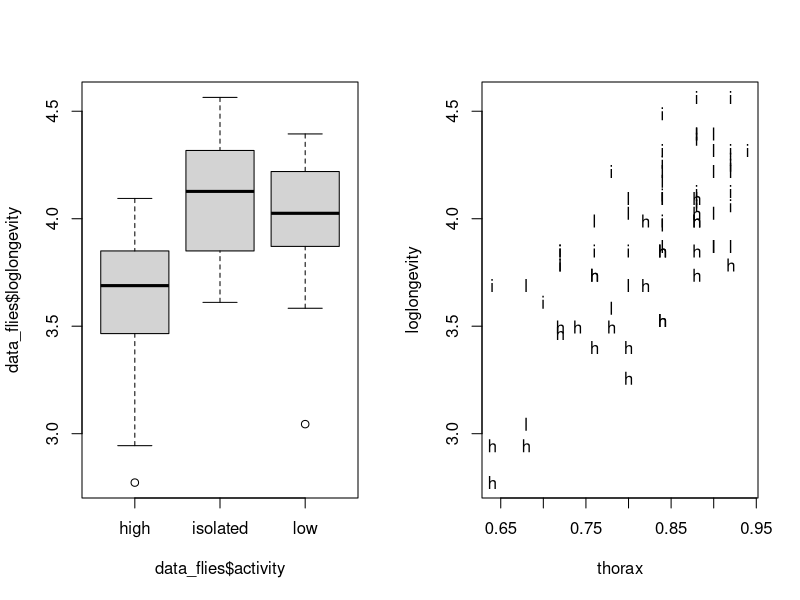
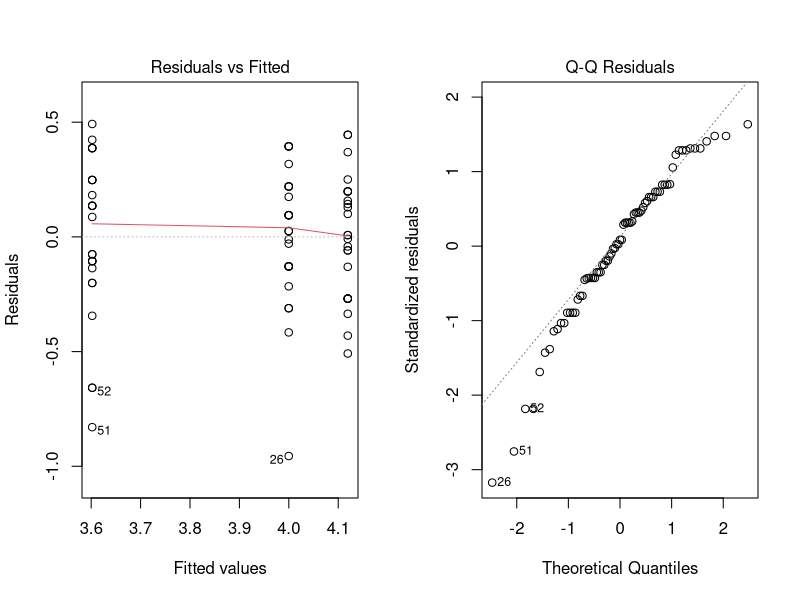
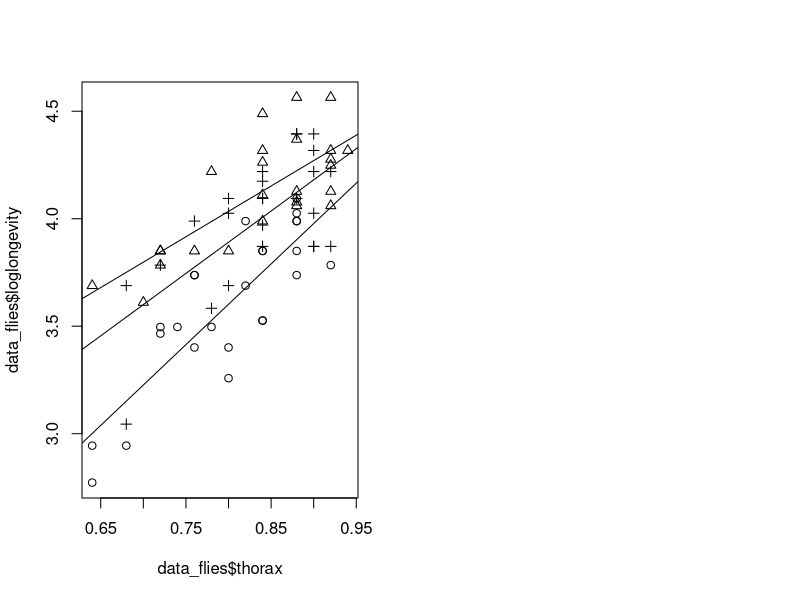
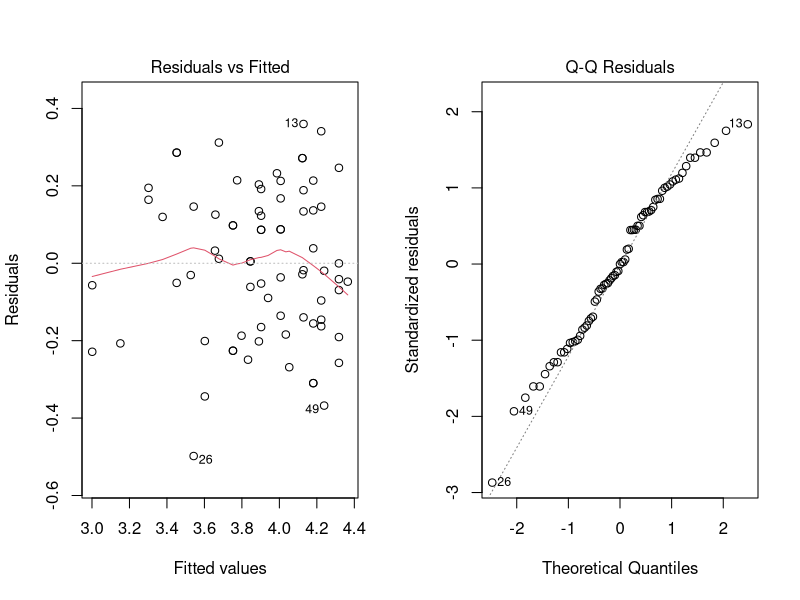
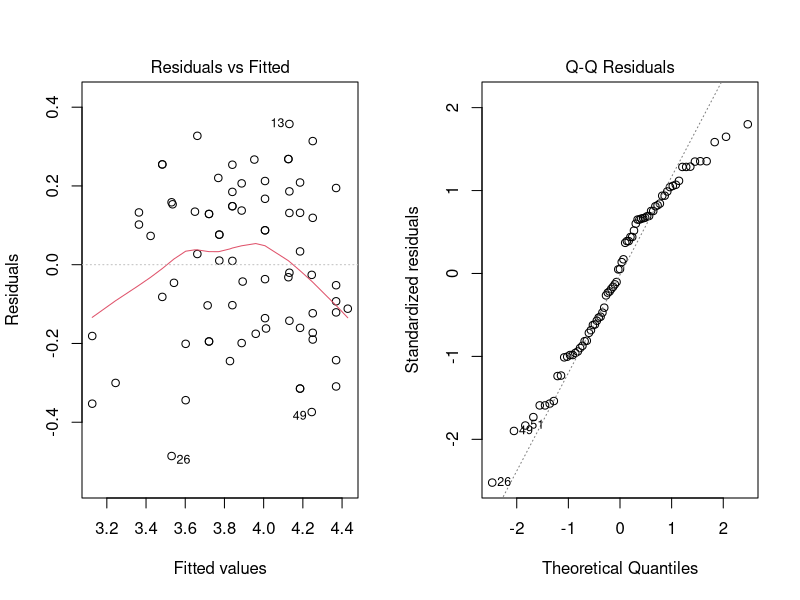
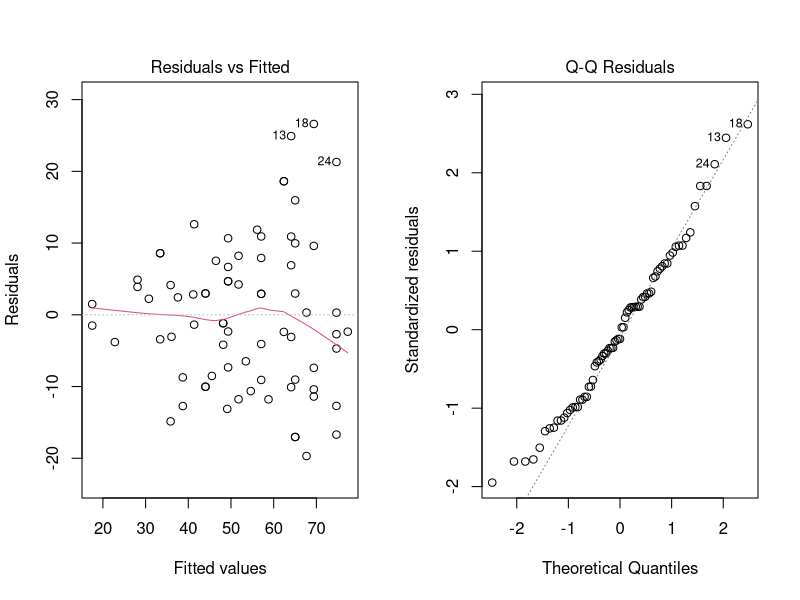
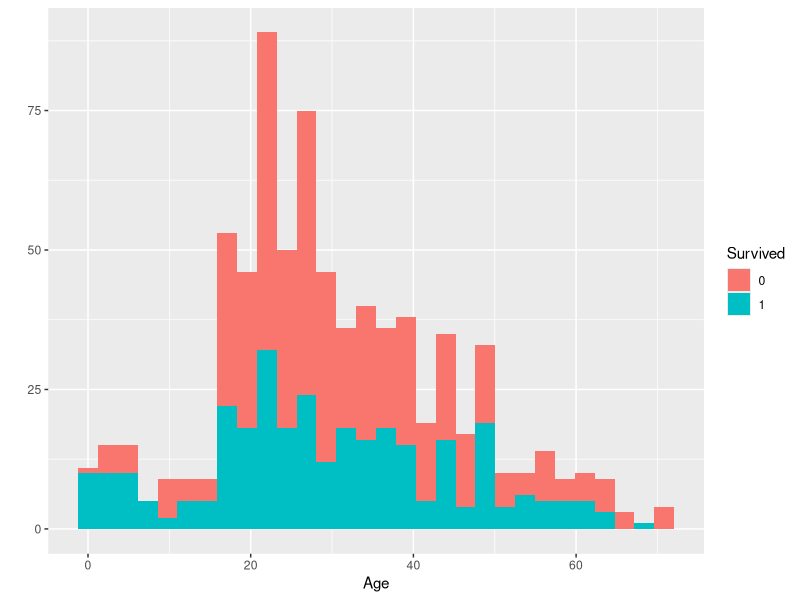
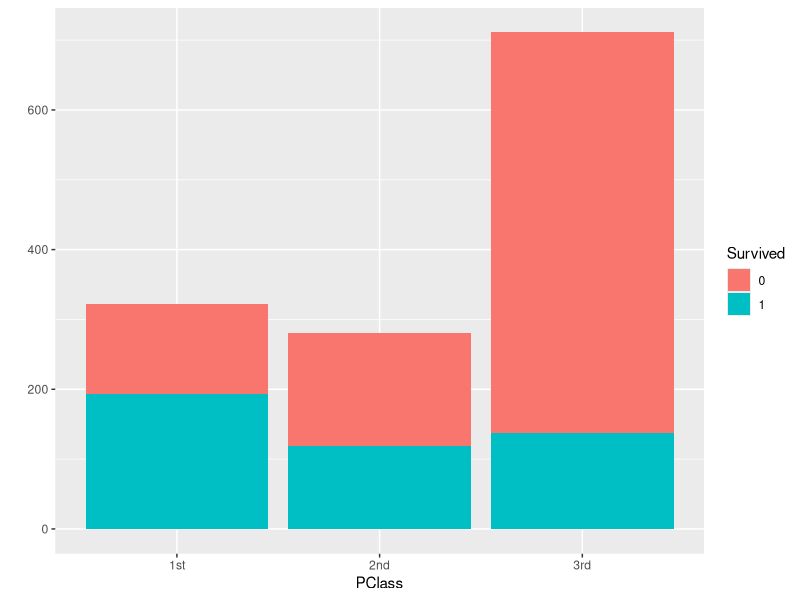

Recreate these plots in R, in order.
## ---- chunk 1
library(tidyverse)
library(rstudioapi)
library(lme4)
library(car)

knitr::opts_chunk$set(echo = TRUE)
setwd(dirname(getActiveDocumentContext()$path))
# round numbers to 3 digits
options(digits = 3)
## ---- chunk 2
data_flies <- read.table(file="data/fruitflies.txt", header=TRUE)
data_flies$activity <- as.factor(data_flies$activity)
# add loglongevity
data_flies <- data_flies %>% mutate(loglongevity = log(longevity))
# make informative plot - boxplot
par(mfrow=c(1,2));
plot(data_flies$loglongevity~data_flies$activity)
plot(loglongevity~thorax,pch=as.character(activity), data=data_flies)
## ---- chunk 3
# perform test to see if sexual activity has an effect on longevity
model <- lm(loglongevity~activity, data = data_flies) # prepare model
par(mfrow=c(1,2)); plot(model, 1); plot(model, 2) # investigate normality
# perform one-way ANOVA
anova(model); summary(model)$coefficients
## ---- chunk 4
# perform additive ANCOVA analysis
model_1 <- lm(loglongevity~thorax+activity, data = data_flies) # prepare model
anova(model_1); table <- summary(model_1)$coefficients; table
# extract model's parameter
intercept <- table[,1][1]; beta <- table[,1][2]
alpha_high <- 0; alpha_low <- table[,1][4]
alpha_isolated <- table[,1][3]
# calculate mean thorax
mean_thorax <- mean(data_flies$thorax)
# calculate estimates
estimate_high <- exp(1)**(intercept + alpha_high + beta * mean_thorax)
estimate_low <- exp(1)**(intercept + alpha_low + beta * mean_thorax)
estimate_isolated <- exp(1)**(intercept + alpha_isolated + beta * mean_thorax)
estimates <- c(estimate_isolated, estimate_low, estimate_high)
activity_levels <- unique(as.character(data_flies$activity))
knitr::kable(data.frame(Activity = activity_levels,
                           `Longevity estimate` = estimates),
             caption = "Longevity estimates for average thorax fruit fly")
## ---- chunk 5
plot(data_flies$loglongevity~data_flies$thorax,pch=unclass(data_flies$activity))
for (i in activity_levels) { 
  abline(lm(loglongevity~thorax
            ,data=data_flies[data_flies$activity==i,]))}
## ---- chunk 6
# perform ANCOVA with interaction analysis
model_interaction <- lm(loglongevity~thorax*activity, data = data_flies) # prepare model
par(mfrow=c(1,2)); plot(model_interaction , 1); plot(model_interaction , 2) # investigate normality
anova(model_interaction)
## ---- chunk 7
par(mfrow=c(1,2)); plot(model_1 , 1); plot(model_1 , 2) # investigate normality
## ---- chunk 8
# perform additive ANCOVA analysis
model <- lm(longevity~thorax+activity, data = data_flies) # prepare model
anova(model); table <- summary(model)$coefficients; table
# extract model's parameter
intercept <- table[,1][1]; beta <- table[,1][2]
alpha_high <- 0; alpha_low <- table[,1][4]
alpha_isolated <- table[,1][3]
# calculate mean thorax
mean_thorax <- mean(data_flies$thorax)
# calculate estimates
estimate_high <- intercept + alpha_high + beta * mean_thorax
estimate_low <- intercept + alpha_low + beta * mean_thorax
estimate_isolated <- intercept + alpha_isolated + beta * mean_thorax
estimates <- c(estimate_isolated, estimate_low, estimate_high)
activity_levels <- unique(as.character(data_flies$activity))
knitr::kable(data.frame(Activity = activity_levels,
                           `Longevity estimate` = estimates),
             caption = "Longevity estimates for average thorax fruit fly")
## ---- chunk 9
par(mfrow=c(1,2)); plot(model , 1); plot(model , 2) # investigate normality
## ---- chunk 10
par(mfrow=c(1,3))
titanic <- read.table(file="data/titanic.txt", header=TRUE)
titanic$Survived = as.factor(titanic$Survived)
qplot(x = Age, fill = Survived, data = titanic)
qplot(x = PClass, fill = Survived, data = titanic)
qplot(x = Sex,fill=Survived, data = titanic)
titanic <- read.table(file="data/titanic.txt", header=TRUE)
class_sex =  xtabs(~PClass+ Sex, data=titanic);class_sex
tot = xtabs(Survived ~ PClass + Sex, data=titanic);tot
round(tot/class_sex, 2)
## ---- chunk 11
# what to do with NAs?
titanic$PClass <- as.factor(titanic$PClass)
titanic$Sex <- as.factor(titanic$Sex)
logistic <- glm(Survived~PClass+Age+Sex, data = titanic, family = binomial)
summary(logistic)$coefficients
drop1(logistic,test="Chisq")
odds_male_example =  exp(3.7597 + 1 * -1.2920 + 0 * -2.5214 + 1 * -2.6314 + 25 * -0.0392)
odds_male_example
odds_female_example =  exp(3.7597 + 0 * -1.2920 + 0 * -2.5214 + 0 * -2.6314 + 25 * -0.0392)
odds_female_example
## ---- chunk 12
logistic_interaction <- glm(Survived~PClass*Age*Sex, data = titanic, family = binomial)
summary(logistic_interaction)$coefficients

# predict for 53 years and all PClass
classes <- as.character(unique(titanic$PClass))
sexes <- as.character(unique(titanic$Sex))
age <- 53
new_data <- expand.grid(PClass = classes, Sex = sexes, Age = age)
results <- predict(logistic, new_data, type="response")
final <- new_data %>% bind_cols(Survival = results)
knitr::kable(final)
## ---- chunk 13
new_model <- glm(Survived~PClass+Sex, data = titanic, family = binomial)
drop1(new_model,test="Chisq")
## ---- chunk 14
africa <- read.table(file="data/africa.txt", header=TRUE)
africa$pollib <- as.factor(africa$pollib)
poisson_model <- glm(miltcoup~oligarchy+pollib+parties+pctvote+popn+size+numelec+numregim,family=poisson,data=africa)
summary(poisson_model)
## ---- chunk 15
# For every summary the variable with the highest P-value was excluded
summary(glm(miltcoup~oligarchy+pollib+parties+pctvote+popn+size+
              numelec+numregim,family=poisson,data=africa)) # remove numelec

summary(glm(miltcoup~oligarchy+pollib+parties+pctvote+popn+size+
              numregim,family=poisson,data=africa)) # remove numregim

summary(glm(miltcoup~oligarchy+pollib+parties+pctvote+popn+size,
            family=poisson,data=africa)) # remove size

summary(glm(miltcoup~oligarchy+pollib+parties+pctvote+popn,
            family=poisson,data=africa)) # remove popn

summary(glm(miltcoup~oligarchy+pollib+parties+pctvote,
            family=poisson,data=africa)) # remove pctvote
## ---- chunk 16
final_poisson <- glm(miltcoup~oligarchy+pollib+parties,
                     family=poisson,data=africa) # final
summary(final_poisson)
## ---- chunk 17
# get average values
new_data <- africa %>% mutate_if(is.numeric, mean) %>% select(-pollib, -miltcoup)
new_data <- new_data[1,]
avg_oligarchy <- new_data$oligarchy; avg_parties <- new_data$parties;
avg_pctvote <- new_data$pctvote; avg_popn <- new_data$popn;
avg_size <- new_data$size; avg_numelec <- new_data$numelec;
avg_numregim <- new_data$numregim

# get a list of political liberalization levels
pollib <- sort(as.character(unique(africa$pollib)))
new_data <- expand.grid(pollib = pollib, oligarchy = avg_oligarchy,
                        parties = avg_parties, pctvote = avg_pctvote,
                        popn = avg_popn, size = avg_size,
                        numelec = avg_numelec, numregim = avg_numregim)

new_data_reduced <- expand.grid(pollib = pollib, oligarchy = avg_oligarchy,
                        parties = avg_parties)

# full model
results <- predict(poisson_model, new_data, type="response")
final <- new_data %>% bind_cols(Prediction = results)
knitr::kable(final, caption = "Predictions with the full model")

# reduced model
results <- predict(final_poisson, new_data_reduced, type="response")
final <- new_data_reduced %>% bind_cols(Prediction = results)
knitr::kable(final, caption = "Predictions with the reduced model")
